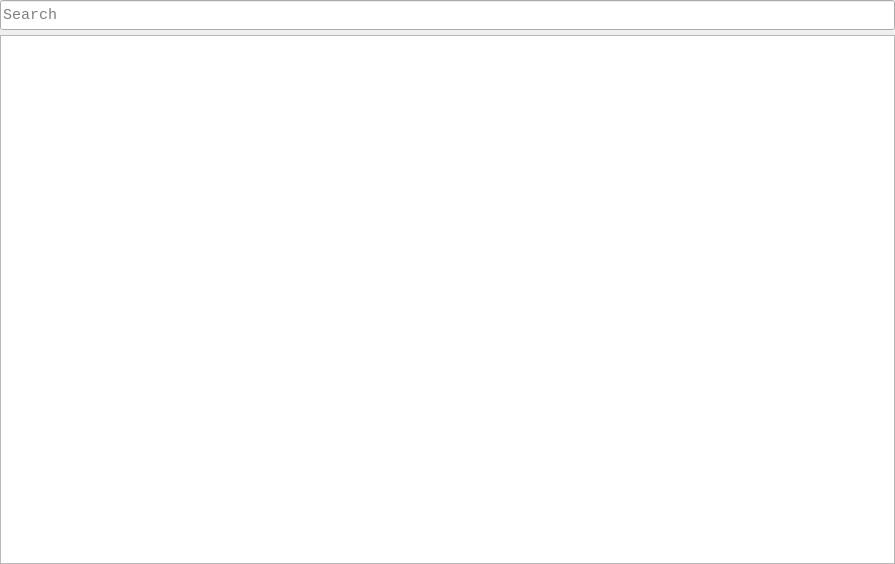
<?xml version="1.0" encoding="UTF-8"?>
<ui version="4.0">
 <class>UpdatePage</class>
 <widget class="QWidget" name="UpdatePage">
  <property name="geometry">
   <rect>
    <x>0</x>
    <y>0</y>
    <width>895</width>
    <height>564</height>
   </rect>
  </property>
  <property name="windowTitle">
   <string>Form</string>
  </property>
  <layout class="QVBoxLayout" name="verticalLayout">
   <property name="spacing">
    <number>5</number>
   </property>
   <property name="leftMargin">
    <number>0</number>
   </property>
   <property name="topMargin">
    <number>0</number>
   </property>
   <property name="rightMargin">
    <number>0</number>
   </property>
   <property name="bottomMargin">
    <number>0</number>
   </property>
   <item>
    <widget class="QLineEdit" name="lineEdit">
     <property name="minimumSize">
      <size>
       <width>0</width>
       <height>30</height>
      </size>
     </property>
     <property name="font">
      <font>
       <family>Consolas</family>
       <pointsize>11</pointsize>
       <kerning>true</kerning>
      </font>
     </property>
     <property name="placeholderText">
      <string>Search</string>
     </property>
     <property name="clearButtonEnabled">
      <bool>true</bool>
     </property>
    </widget>
   </item>
   <item>
    <widget class="QListWidget" name="listWidget">
     <property name="editTriggers">
      <set>QAbstractItemView::NoEditTriggers</set>
     </property>
     <property name="showDropIndicator" stdset="0">
      <bool>false</bool>
     </property>
     <property name="spacing">
      <number>10</number>
     </property>
    </widget>
   </item>
  </layout>
 </widget>
 <tabstops>
  <tabstop>lineEdit</tabstop>
 </tabstops>
 <resources/>
 <connections/>
</ui>
